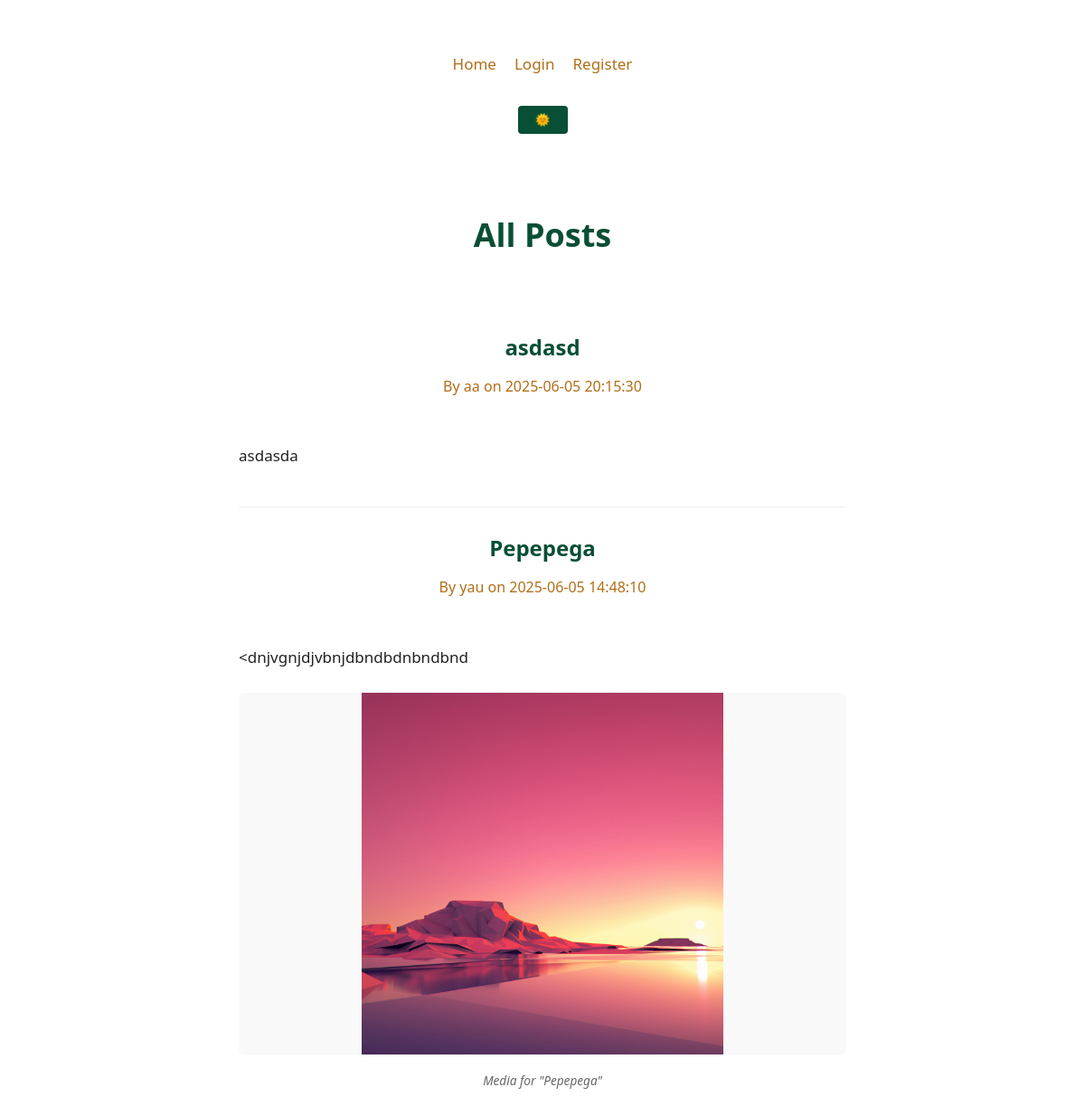
Before: / (upper part) with the older database file.
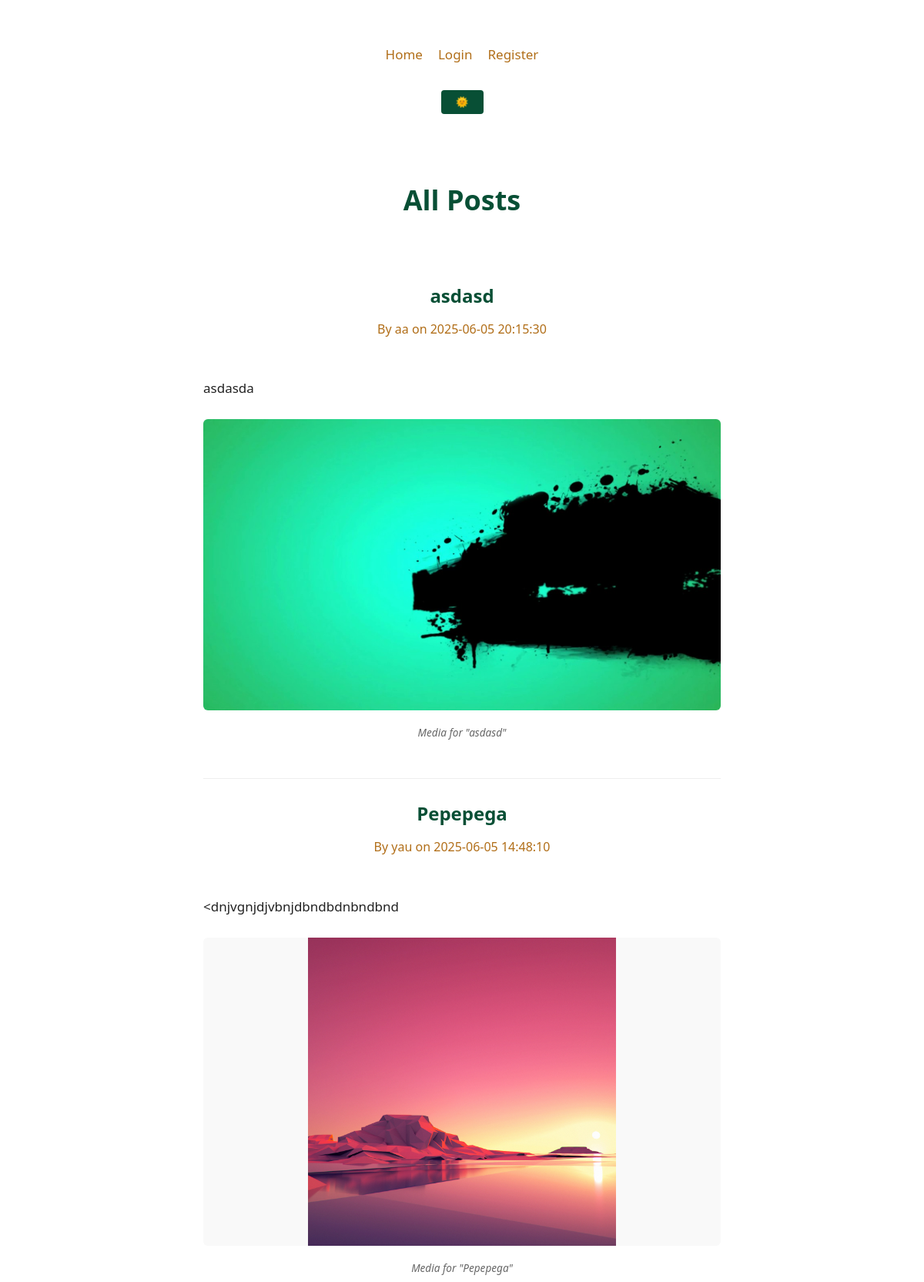
After: the same page with the newer database file.
### tables this page shows
CREATE TABLE post (
    id INTEGER PRIMARY KEY AUTOINCREMENT,
    author_id INTEGER NOT NULL,
    created TIMESTAMP NOT NULL DEFAULT CURRENT_TIMESTAMP,
    title TEXT NOT NULL,
    body TEXT NOT NULL,
    media_filename TEXT,
    media_type TEXT,
    FOREIGN KEY (author_id) REFERENCES user (id)
);

CREATE TABLE user (
    id INTEGER PRIMARY KEY AUTOINCREMENT,
    username TEXT UNIQUE NOT NULL,
    password TEXT NOT NULL
);

### app/blog.py (the view)
@bp.route("/")
def index():
    db = get_db()
    posts = db.execute(
        "SELECT p.id, title, body, created, author_id, username, media_filename, media_type"
        " FROM post p JOIN user u ON p.author_id = u.id"
        " ORDER BY created DESC"
    ).fetchall()
    return render_template("blog/index.html", posts=posts)

### app/auth.py (called while the page is built)
@bp.before_app_request
def load_logged_in_user():
    user_id = session.get('user_id')
    if user_id is None:
        g.user = None
    else:
        g.user = get_db().execute(
            'SELECT * FROM user WHERE id = ?', (user_id,)
        ).fetchone()

### app/db.py (called while the page is built)
def get_db():
    if 'db' not in g:
        g.db = sqlite3.connect(
            current_app.config['DATABASE'],
            detect_types = sqlite3.PARSE_DECLTYPES
        )
        g.db.row_factory = sqlite3.Row
    return g.db

### app/templates/blog/index.html (shortened to what this page needs)
{% extends 'base.html' %}
{% block header %}
  <header>
    <h1>All Posts</h1>
  </header>
{% endblock %}
{% block content %}
  {% if posts %}
    <section aria-label="Blog posts">
      {% for post in posts %}
        <article>
          <header>
            <h2>{{ post['title'] }}</a></h2>
            <p>By {{ post['username'] }} on {{ post['created'] }}</p>
          </header>
          <p>{{ post['body']|truncate(200) }}</p>
          {% if post['media_filename'] %}
            <figure>
              {% if post['media_type'] == 'image' %}
                <img src="{{ url_for('static', filename='uploads/' ~ post['media_filename']) }}"
                     alt="Image for post {{ post['title'] }}">
              {% elif post['media_type'] == 'video' %}
                <video controls width="300">
                  <source src="{{ url_for('static', filename='uploads/' ~ post['media_filename']) }}">
                  Your browser does not support the video tag.
                </video>
              {% endif %}
              <figcaption>Media for "{{ post['title'] }}"</figcaption>
            </figure>
          {% endif %}
        </article>
      {% endfor %}
    </section>
  {% else %}
    <p>No posts yet.</p>
  {% endif %}
{% endblock %}

### app/templates/base.html (shortened to what this page needs)
<!DOCTYPE html>
<html lang="en">
<head>
  <link rel="stylesheet" href="{{ url_for('static', filename='styles/styles.css') }}" />
</head>
<body>
  <header>
    <nav aria-label="Main navigation">
      <ul>
        <li><a href="{{ url_for('blog.index') }}">Home</a></li>
        {% if g.user %}
        <li><a href="{{ url_for('auth.logout') }}">Logout</a></li>
        <li><a href="{{ url_for('blog.create') }}">New Post</a></li>
        {% else %}
        <li><a href="{{ url_for('auth.login') }}">Login</a></li>
        <li><a href="{{ url_for('auth.register') }}">Register</a></li>
        {% endif %}
      </ul>
    </nav>
    <br>
    <button id="idBtnDarkToggle">🌞</button>
  </header>
  <main>
    {% block header %}{% endblock %}
    {% block content %}{% endblock %}
  </main>
</body>
</html>

### app/static/styles/styles.css (style rules this page uses)
*, *::before, *::after { margin: 0; padding: 0; box-sizing: border-box; }
body { font-family: system-ui, -apple-system, "Segoe UI", Roboto, sans-serif; font-size: 17px; line-height: 1.75; color: #222; background-color: #fff; padding: 2rem; transition: background-color 0.3s ease, color 0.3s ease; }
main { max-width: 720px; margin: 0 auto; padding: 2rem 1.5rem; }
header { text-align: center; margin-bottom: 3rem; }
header h1 { font-size: 2.25rem; font-weight: 600; color: #084f35; }
header p { font-size: 1rem; color: #b16e18; margin-top: 0.5rem; }
nav ul { list-style: none; display: flex; justify-content: center; flex-wrap: wrap; gap: 1.25rem; margin-top: 1.5rem; }
a { text-decoration: none; color: #b16e18; font-weight: 500; transition: color 0.2s ease; }
article { background-color: #fff; border-bottom: 1px solid #eee; padding: 1.5rem 0; }
article h2 { font-size: 1.5rem; font-weight: 600; color: #084f35; margin-bottom: 0.4rem; }
article p { margin-bottom: 1rem; line-height: 1.8; }
figure { margin: 1.5rem 0; }
figure img, figure video { width: 100%; max-height: 400px; object-fit: contain; border-radius: 6px; background-color: #f9f9f9; }
figcaption { font-size: 0.85rem; color: #666; text-align: center; margin-top: 0.5rem; font-style: italic; }
input[type="submit"], button { background-color: #084f35; color: #fff; padding: 0.5rem 1.2rem; border: none; border-radius: 4px; font-weight: 500; cursor: pointer; transition: background-color 0.2s ease; }

Changed rows visible on the page:
changed post "asdasd": media_filename empty → "3e87en.png" (drawn); media_filename: picture added; title (not shown) → "asdasd"
